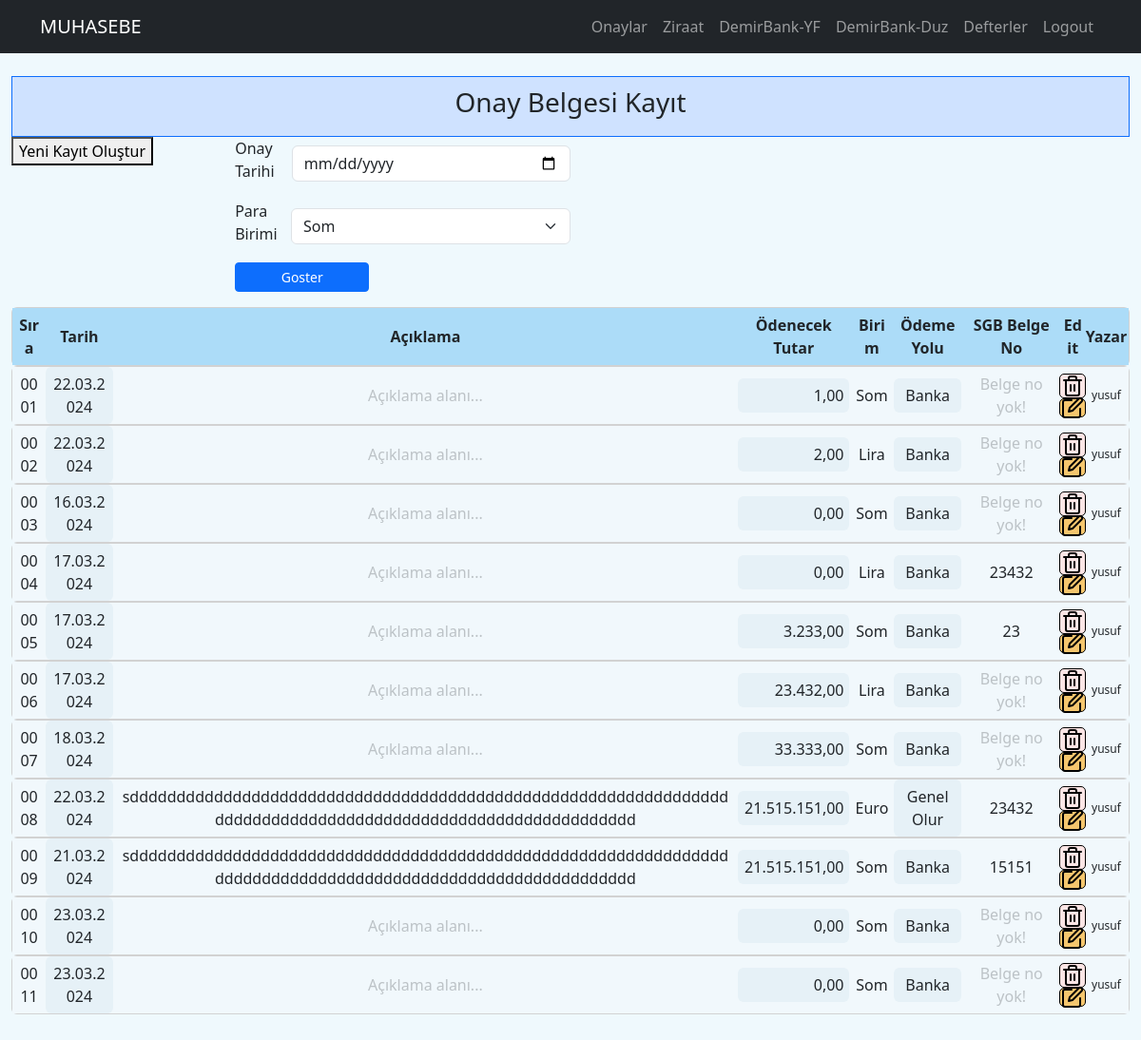
/defter_onay_list (signed in), run on the app's committed database.
### muhapp/models.py (models this page shows, shortened)
class OnayRegisterModel(models.Model):
    username = models.ForeignKey(User, on_delete=models.CASCADE, null=True)
    onay_no = models.CharField(max_length = 4)
    onay_aciklama = models.CharField(max_length = 110, default='my_default_value')
    onay_tarih = models.DateField() #auto_now_add ile kullanci deger girmese bile otomatik tarih atamasi yapar
    onay_odemetutar = models.CharField(max_length = 20)
    onay_parabirimi = models.CharField(max_length = 20)
    onay_odemeyolu = models.CharField(max_length = 20)

### muhapp/views.py (the view)
# urls.py: path('defter_onay_list', views.defter_onay_list_view, name="defter_onay_list"),         # onay bilgileri listeleme
def defter_onay_list_view(request):
    defter_onay_list = models.OnayRegisterModel.objects.all()
    defter_onay_list = {"defter_onay_list":defter_onay_list}
    return render(request, 'muhapp/defter_onay_list.html', context=defter_onay_list)

### muhapp/templates/muhapp/defter_onay_list.html (shortened to what this page needs)
{% extends "base.html" %}
{% load static %}
{% load humanize %}
{%block content%}
<div class="" style=" margin: auto; padding-bottom: 50px; width: 98%;">
    <div class="bg-primary-subtle border border-primary"><h3 style="display: flex; justify-content: center; align-items: center; padding: 10px;">Onay Belgesi Kayıt</h3></div>
    <div class="" style="display: flex;">
        <div style="width: 20%;">
            <button id="openNewWindowButton">Yeni Kayıt Oluştur</button>
        </div>
        <div style="width: 30%;">
            <form action="{% url 'muhapp:filter_onay_list' %}" id="toplamTutarForm">
                <div>
                    <div class="onaysutun onaytar" style="text-align:left; display: flex; align-items: center; padding-bottom:10px;">
                        <label for="onaytarih" class="form-label" style="width:20%; padding-right:10px;">Onay Tarihi</label>
                        <input type="date" class="form-control" id="onay_tarih_filter" name="onay_tarih_filter">
                    </div>
                    <div class="onaysutun onay_parabirimi" style="text-align:left; display: flex; align-items: center; padding-bottom:10px;">
                        <label for="onay_parabirimi" class="form-label" style="width:20%; padding-right:10px;">Para Birimi</label>
                        <select class="form-select" id="onay_parabirimi_filter" name="onay_parabirimi_filter">
                            <option value="Som">Som</option>
                        </select>
                    </div>
                </div>
                <button type="submit" class="btn btn-primary btn-sm" style="width: 40%; margin:auto" id="toplamodemetutar">Goster</button>
            </form>
        </div>
        <div style="width: 10%;"></div>
        <div style="width: 40%; ">
        </div>
    </div>
<div class="" style="width: 100%; margin:auto">
    <div class="card">
        <div class="" style="display: flex; text-align:center; align-items: center; background-color: #acdcf8; text-align: center; font-weight: bolder; height: 60px;">
            <div class="" style="width: 3%; padding: 6px;">Sıra</div>
            <div class="" style="width: 6%; padding: 6px; border-radius: 6px;">Tarih</div>
            <div class="" style="width: 56%; padding: 6px;">Açıklama</div>
            <div class="" style="width: 10%; padding: 6px; border-radius: 6px;">Ödenecek Tutar</div>
            <div class="" style="width: 4%; padding: 6px;">Birim</div>
            <div class="" style="width: 6%; padding: 6px; border-radius: 6px;">Ödeme Yolu</div>
            <div class="" style="width: 9%; padding: 6px;">SGB Belge No</div>
            <div class="" style="width: 2%; display:flex; flex-direction: column;">Edit</div>
            <div class="" style="width: 4%;">Yazar</div>
        </div>
    </div>
        {%for bilgi in defter_onay_list%}
            <div class="card">
                <div class="" style="display: flex; text-align:center; align-items: center; background-color: #f1f8fc;">
                    <div class="" style="width: 3%; background-color: #f1f8fc; padding: 6px;">{{forloop.counter|stringformat:"04d"}}</div>
                    <div class="" style="width: 6%; background-color: #e6f1f7; padding: 6px; border-radius: 6px;">{{bilgi.onay_tarih|date:"d.m.Y"}}</div>
                    <div class="" style="width: 56%; background-color: #f1f8fc; padding: 6px;">
                        {% if bilgi.onay_aciklama %}
                            {{ bilgi.onay_aciklama }}
                        {% else %}
                            <div style="opacity: 0.25   ;">Açıklama alanı...</div>
                        {% endif %}</div>
                    <div class="formatted-div-odemetutar" style="width: 10%; background-color: #e6f1f7; padding: 6px; border-radius: 6px; text-align: right;">{{bilgi.onay_odemetutar|floatformat:"2"|default:"0.00"|intcomma}}</div>
                    <div class="" style="width: 4%; background-color: #f1f8fc; padding: 6px;">{{bilgi.onay_parabirimi}}</div>
                    <div class="" style="width: 6%; background-color: #e6f1f7; padding: 6px; border-radius: 6px;">{{bilgi.onay_odemeyolu}}</div>
                    <div class="" style="width: 9%; background-color: #f1f8fc; padding: 6px;">
                        {% if bilgi.onay_no %}
                            {{bilgi.onay_no}}
                        {% else %}
                            <div style="opacity: 0.25;">Belge no yok!</div>
                        {% endif %}
                    </div>
                    <div class="" style="width: 2%; display:flex; flex-direction: column; align-items: center;">
                        <div style="background-color: #fce5e5; border: 1px solid #000; border-radius: 5px;">
                            <a href="{% url 'muhapp:onay_list_delete' id=bilgi.id %}"
                                class="btn btn-sm"
                                style="margin: 4px; height: 16px; width:16px; display: flex; align-items: center; justify-content: center; ">
                                <img  src="{% static 'muhapp/images/trash.svg' %}" alt="Sil">
                            </a>
                        </div>
                        <div style="background-color: #f5c66e; border: 1px solid #000; border-radius: 5px;">
                            <a href="{% url 'muhapp:edit_onay_bilgi' id=bilgi.id %}"
                                class="btn btn-sm"
                                style="margin: 4px; height: 10px; width:10px; display: flex; align-items: center; justify-content: center;">
                                <img src="{% static 'muhapp/images/edit.svg' %}" alt="Edit">
                            </a>
                        </div>
                    </div>
                    <div class="" style="width: 4%; font-size: 12px;">{{bilgi.username}}</div>
                </div>
            </div>
        {%endfor%}
    </div>
</div>
{%endblock%}

### muhapp/templates/muhapp/defter_onay_list.html (style rules this page uses)
body { background-color:#eff9fd; }

### data on the page
OnayRegisterModel: onay_tarih "22.03.2024", onay_aciklama "Açıklama alanı...", onay_odemetutar "1,00", onay_parabirimi "Som", onay_odemeyolu "Banka", onay_no "Belge no yok!", username "yusuf"
OnayRegisterModel: onay_tarih "22.03.2024", onay_aciklama "Açıklama alanı...", onay_odemetutar "2,00", onay_parabirimi "Lira", onay_odemeyolu "Banka", onay_no "Belge no yok!", username "yusuf"
OnayRegisterModel: onay_tarih "16.03.2024", onay_aciklama "Açıklama alanı...", onay_odemetutar "0,00", onay_parabirimi "Som", onay_odemeyolu "Banka", onay_no "Belge no yok!", username "yusuf"
OnayRegisterModel: onay_tarih "17.03.2024", onay_aciklama "Açıklama alanı...", onay_odemetutar "0,00", onay_parabirimi "Lira", onay_odemeyolu "Banka", onay_no "23432", username "yusuf"
OnayRegisterModel: onay_tarih "17.03.2024", onay_aciklama "Açıklama alanı...", onay_odemetutar "3.233,00", onay_parabirimi "Som", onay_odemeyolu "Banka", onay_no "23", username "yusuf"
OnayRegisterModel: onay_tarih "17.03.2024", onay_aciklama "Açıklama alanı...", onay_odemetutar "23.432,00", onay_parabirimi "Lira", onay_odemeyolu "Banka", onay_no "Belge no yok!", username "yusuf"
OnayRegisterModel: onay_tarih "18.03.2024", onay_aciklama "Açıklama alanı...", onay_odemetutar "33.333,00", onay_parabirimi "Som", onay_odemeyolu "Banka", onay_no "Belge no yok!", username "yusuf"
OnayRegisterModel: onay_tarih "22.03.2024", onay_aciklama "sddddddddddddddddddddddddddddddddddddddddddddddddddddddddddddddddddddddddddddddddddddddddddddddddddddddddddddd", onay_odemetutar "21.515.151,00", onay_parabirimi "Euro", onay_odemeyolu "Genel Olur", onay_no "23432", username "yusuf"
OnayRegisterModel: onay_tarih "21.03.2024", onay_aciklama "sddddddddddddddddddddddddddddddddddddddddddddddddddddddddddddddddddddddddddddddddddddddddddddddddddddddddddddd", onay_odemetutar "21.515.151,00", onay_parabirimi "Som", onay_odemeyolu "Banka", onay_no "15151", username "yusuf"
OnayRegisterModel: onay_tarih "23.03.2024", onay_aciklama "Açıklama alanı...", onay_odemetutar "0,00", onay_parabirimi "Som", onay_odemeyolu "Banka", onay_no "Belge no yok!", username "yusuf"
OnayRegisterModel: onay_tarih "23.03.2024", onay_aciklama "Açıklama alanı...", onay_odemetutar "0,00", onay_parabirimi "Som", onay_odemeyolu "Banka", onay_no "Belge no yok!", username "yusuf"
